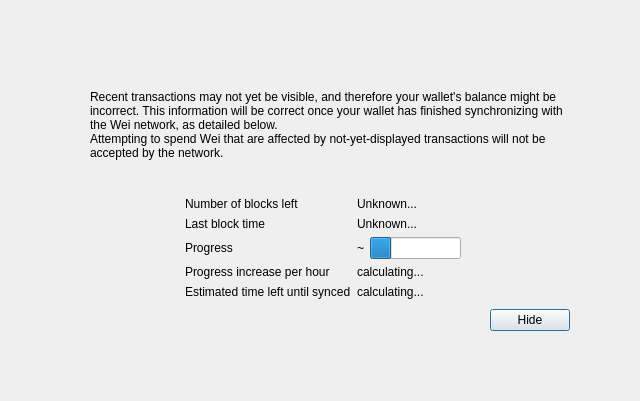
<?xml version="1.0" encoding="UTF-8"?>
<ui version="4.0">
 <class>ModalOverlay</class>
 <widget class="ModalOverlay" name="ModalOverlay">
  <property name="geometry">
   <rect>
    <x>0</x>
    <y>0</y>
    <width>640</width>
    <height>401</height>
   </rect>
  </property>
  <property name="windowTitle">
   <string>Form</string>
  </property>
  <layout class="QVBoxLayout" name="verticalLayout" stretch="0">
   <property name="sizeConstraint">
    <enum>QLayout::SetDefaultConstraint</enum>
   </property>
   <property name="leftMargin">
    <number>0</number>
   </property>
   <property name="topMargin">
    <number>0</number>
   </property>
   <property name="rightMargin">
    <number>0</number>
   </property>
   <property name="bottomMargin">
    <number>0</number>
   </property>
   <item>
    <widget class="QWidget" name="bgWidget" native="true">
     <property name="styleSheet">
      <string notr="true"/>
     </property>
     <layout class="QVBoxLayout" name="verticalLayoutMain" stretch="0">
      <property name="leftMargin">
       <number>60</number>
      </property>
      <property name="topMargin">
       <number>60</number>
      </property>
      <property name="rightMargin">
       <number>60</number>
      </property>
      <property name="bottomMargin">
       <number>60</number>
      </property>
      <item>
       <widget class="QWidget" name="contentWidget" native="true">
        <property name="styleSheet">
         <string notr="true"/>
        </property>
        <layout class="QVBoxLayout" name="verticalLayoutSub" stretch="1,0,0,0,0">
         <property name="spacing">
          <number>0</number>
         </property>
         <property name="leftMargin">
          <number>10</number>
         </property>
         <property name="topMargin">
          <number>10</number>
         </property>
         <property name="rightMargin">
          <number>10</number>
         </property>
         <property name="bottomMargin">
          <number>10</number>
         </property>
         <item>
          <layout class="QHBoxLayout" name="horizontalLayoutIconText" stretch="0,1">
           <property name="topMargin">
            <number>20</number>
           </property>
           <item>
            <layout class="QVBoxLayout" name="verticalLayoutIcon">
             <property name="leftMargin">
              <number>0</number>
             </property>
             <item>
              <widget class="QLabel" name="warningIcon">
               <property name="text">
                <string/>
               </property>
              </widget>
             </item>
             <item>
              <spacer name="verticalSpacerWarningIcon">
               <property name="orientation">
                <enum>Qt::Vertical</enum>
               </property>
               <property name="sizeHint" stdset="0">
                <size>
                 <width>20</width>
                 <height>40</height>
                </size>
               </property>
              </spacer>
             </item>
            </layout>
           </item>
           <item>
            <layout class="QVBoxLayout" name="verticalLayoutInfoText">
             <property name="leftMargin">
              <number>0</number>
             </property>
             <property name="topMargin">
              <number>0</number>
             </property>
             <item>
              <widget class="QLabel" name="infoText">
               <property name="text">
                <string>Recent transactions may not yet be visible, and therefore your wallet's balance might be incorrect. This information will be correct once your wallet has finished synchronizing with the Wei network, as detailed below.</string>
               </property>
               <property name="textFormat">
                <enum>Qt::RichText</enum>
               </property>
               <property name="wordWrap">
                <bool>true</bool>
               </property>
              </widget>
             </item>
             <item>
              <widget class="QLabel" name="infoTextStrong">
               <property name="text">
                <string>Attempting to spend Wei that are affected by not-yet-displayed transactions will not be accepted by the network.</string>
               </property>
               <property name="textFormat">
                <enum>Qt::RichText</enum>
               </property>
               <property name="wordWrap">
                <bool>true</bool>
               </property>
              </widget>
             </item>
             <item>
              <spacer name="verticalSpacerInTextSpace">
               <property name="orientation">
                <enum>Qt::Vertical</enum>
               </property>
               <property name="sizeHint" stdset="0">
                <size>
                 <width>20</width>
                 <height>40</height>
                </size>
               </property>
              </spacer>
             </item>
            </layout>
           </item>
          </layout>
         </item>
         <item>
          <spacer name="verticalSpacerAfterText">
           <property name="orientation">
            <enum>Qt::Vertical</enum>
           </property>
           <property name="sizeHint" stdset="0">
            <size>
             <width>20</width>
             <height>40</height>
            </size>
           </property>
          </spacer>
         </item>
         <item>
          <layout class="QFormLayout" name="formLayout">
           <property name="fieldGrowthPolicy">
            <enum>QFormLayout::FieldsStayAtSizeHint</enum>
           </property>
           <property name="formAlignment">
            <set>Qt::AlignHCenter|Qt::AlignTop</set>
           </property>
           <property name="horizontalSpacing">
            <number>6</number>
           </property>
           <property name="verticalSpacing">
            <number>6</number>
           </property>
           <property name="topMargin">
            <number>10</number>
           </property>
           <item row="0" column="0">
            <widget class="QLabel" name="labelNumberOfBlocksLeft">
             <property name="text">
              <string>Number of blocks left</string>
             </property>
            </widget>
           </item>
           <item row="0" column="1">
            <widget class="QLabel" name="numberOfBlocksLeft">
             <property name="text">
              <string>Unknown...</string>
             </property>
            </widget>
           </item>
           <item row="1" column="0">
            <widget class="QLabel" name="labelLastBlockTime">
             <property name="text">
              <string>Last block time</string>
             </property>
            </widget>
           </item>
           <item row="1" column="1">
            <widget class="QLabel" name="newestBlockDate">
             <property name="sizePolicy">
              <sizepolicy hsizetype="Maximum" vsizetype="Preferred">
               <horstretch>0</horstretch>
               <verstretch>0</verstretch>
              </sizepolicy>
             </property>
             <property name="text">
              <string>Unknown...</string>
             </property>
            </widget>
           </item>
           <item row="2" column="0">
            <widget class="QLabel" name="labelSyncDone">
             <property name="text">
              <string>Progress</string>
             </property>
            </widget>
           </item>
           <item row="2" column="1">
            <layout class="QHBoxLayout" name="horizontalLayoutSync" stretch="0,1">
             <item>
              <widget class="QLabel" name="percentageProgress">
               <property name="text">
                <string notr="true">~</string>
               </property>
              </widget>
             </item>
             <item>
              <widget class="QProgressBar" name="progressBar">
               <property name="value">
                <number>24</number>
               </property>
               <property name="format">
                <string/>
               </property>
              </widget>
             </item>
            </layout>
           </item>
           <item row="4" column="0">
            <widget class="QLabel" name="labelProgressIncrease">
             <property name="text">
              <string>Progress increase per hour</string>
             </property>
            </widget>
           </item>
           <item row="4" column="1">
            <widget class="QLabel" name="progressIncreasePerH">
             <property name="text">
              <string>calculating...</string>
             </property>
            </widget>
           </item>
           <item row="5" column="0">
            <widget class="QLabel" name="labelEstimatedTimeLeft">
             <property name="text">
              <string>Estimated time left until synced</string>
             </property>
            </widget>
           </item>
           <item row="5" column="1">
            <widget class="QLabel" name="expectedTimeLeft">
             <property name="text">
              <string>calculating...</string>
             </property>
            </widget>
           </item>
          </layout>
         </item>
         <item>
          <layout class="QHBoxLayout" name="horizontalLayoutButtons">
           <property name="leftMargin">
            <number>10</number>
           </property>
           <property name="topMargin">
            <number>10</number>
           </property>
           <item>
            <spacer name="horizontalSpacer">
             <property name="orientation">
              <enum>Qt::Horizontal</enum>
             </property>
             <property name="sizeHint" stdset="0">
              <size>
               <width>40</width>
               <height>20</height>
              </size>
             </property>
            </spacer>
           </item>
           <item>
            <widget class="QPushButton" name="closeButton">
             <property name="text">
              <string>Hide</string>
             </property>
             <property name="focusPolicy">
              <enum>Qt::StrongFocus</enum>
             </property>
             <property name="default">
              <bool>true</bool>
             </property>
            </widget>
           </item>
          </layout>
         </item>
         <item>
          <layout class="QVBoxLayout" name="verticalLayout_2">
           <item>
            <spacer name="verticalSpacer">
             <property name="orientation">
              <enum>Qt::Vertical</enum>
             </property>
             <property name="sizeHint" stdset="0">
              <size>
               <width>20</width>
               <height>40</height>
              </size>
             </property>
            </spacer>
           </item>
          </layout>
         </item>
        </layout>
       </widget>
      </item>
     </layout>
    </widget>
   </item>
  </layout>
 </widget>
 <customwidgets>
  <customwidget>
   <class>ModalOverlay</class>
   <extends>QWidget</extends>
   <header>qt/modaloverlay.h</header>
   <container>1</container>
  </customwidget>
 </customwidgets>
 <resources/>
 <connections/>
</ui>
